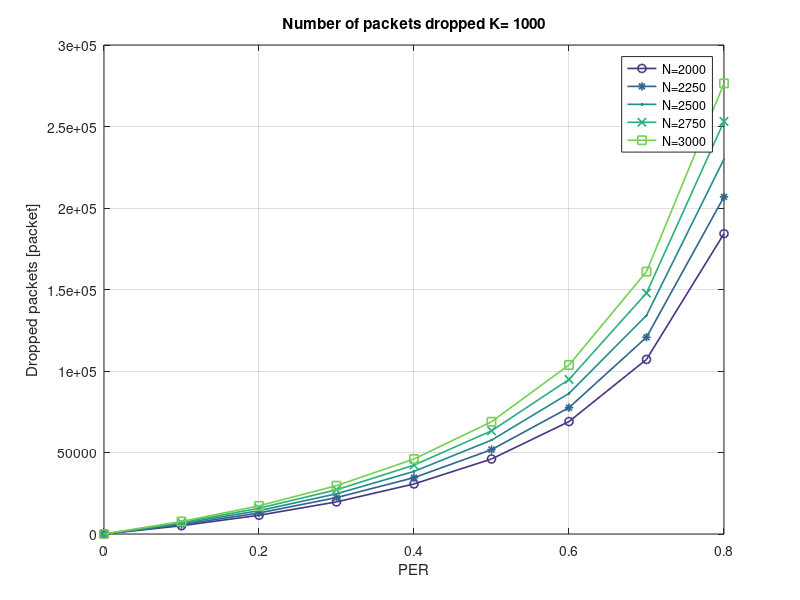
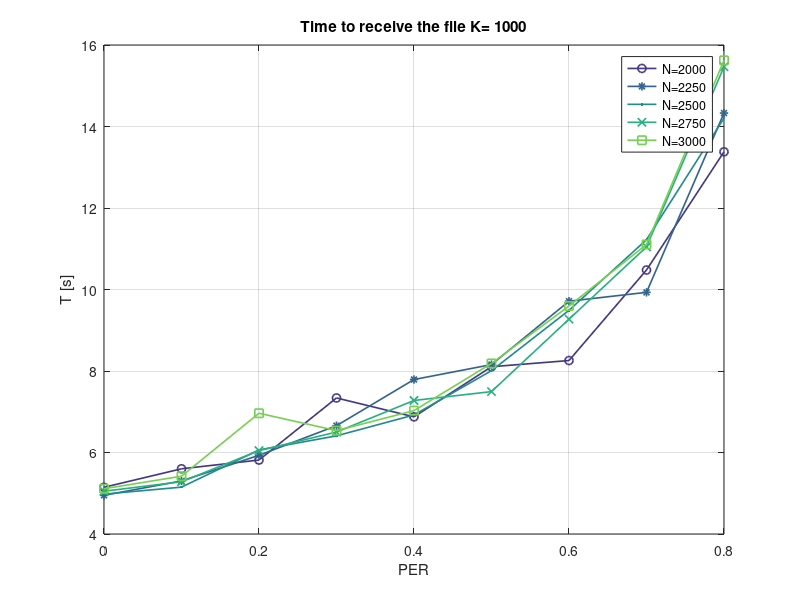
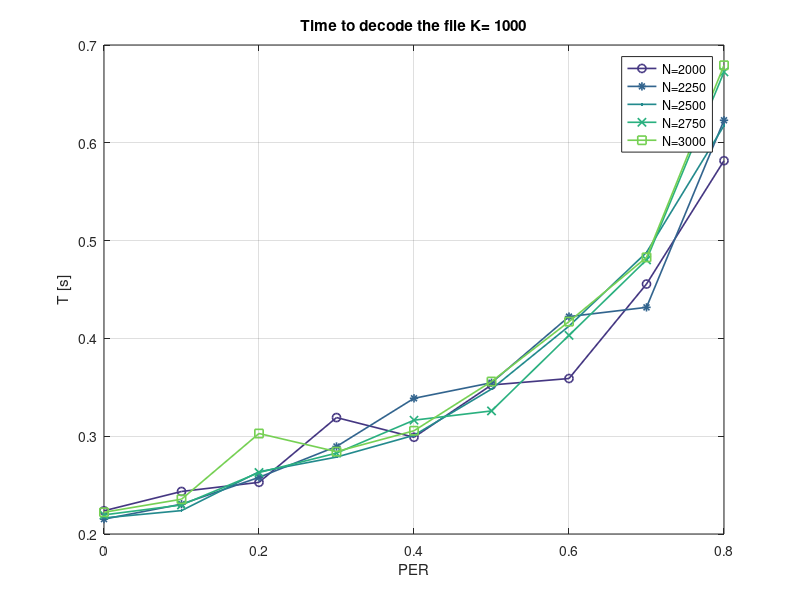
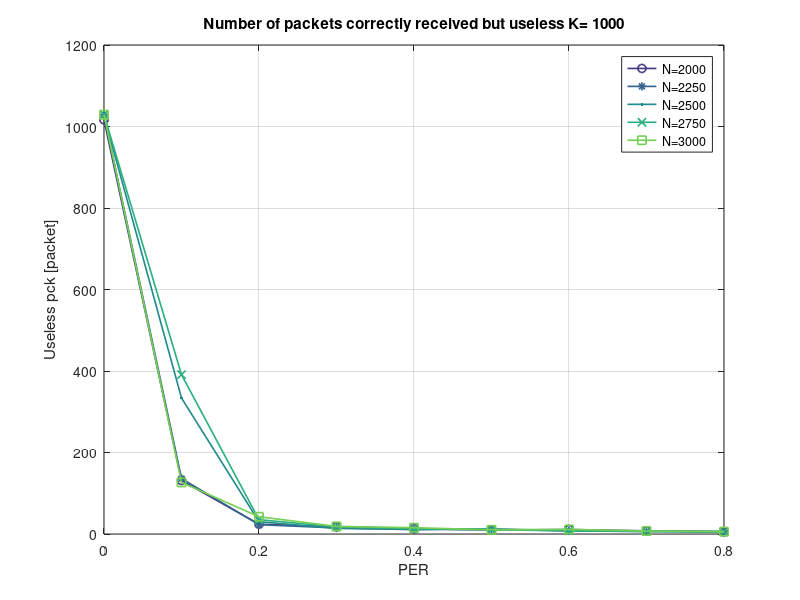

Here is the MATLAB script that generated these plots, in order:
clear all;
close all hidden;

color_matrix = colormap;
markers = {'+-','o-','*-','.-','x-','s-','d-','^-','v-','>-','<-','p-','h-'};
markersize = 6; % 3 is best for tikz
linewidth = 1.2;
%% LT RX
%%dectime	rxtime	totrxpck droppck	rxpck	uselesspck PER_estimate PER	K_TB_SIZE N_TB_SIZE
data_LT_rx=importdata('./data/data_LT_rx_1.txt',' ');
Nmc=10; %number of Montecarlo trials for each tuple of PER-K-N
PERs=unique(data_LT_rx(:,8));
Ks=unique(data_LT_rx(:,9));
increments=unique(data_LT_rx(find(data_LT_rx(:,9)==Ks(1)),10))-Ks(1);
for i=1:length(PERs)
    for j=1:length(Ks)
        for k=1:length(increments)
    data_PER_K_N_rx=[];
    data_PER_K_N_rx=data_LT_rx(find(data_LT_rx(:,8)==PERs(i) & data_LT_rx(:,9)==Ks(j) & data_LT_rx(:,10)==(Ks(j)+increments(k))),:);
    dectime_LT(i,j,k)=mean(data_PER_K_N_rx(:,1));
    rxtime_LT(i,j,k)=mean(data_PER_K_N_rx(:,2));
    totrxpck_LT(i,j,k)=mean(data_PER_K_N_rx(:,3));
    droppck_LT(i,j,k)=mean(data_PER_K_N_rx(:,4));
    rxpck_LT(i,j,k)=mean(data_PER_K_N_rx(:,5));
    uselesspck_LT(i,j,k)=mean(data_PER_K_N_rx(:,6));
    PER_estimate_LT(i,j,k)=mean(data_PER_K_N_rx(:,7));
        end
    end
end

for j=1:length(Ks)
    figure();
    for k=1:length(increments)
        plot(PERs,squeeze(droppck_LT(:,j,k)), markers{mod(k, numel(markers)) + 1}, 'Color', color_matrix(mod(k*10, size(color_matrix, 1)) + 1,:), ...
				'LineWidth', linewidth, 'MarkerSize', markersize)
        title(['Number of packets dropped K= ', num2str(Ks(j))]);
        hold all;
    end
    grid on;
    xlabel('PER');
	ylabel('Dropped packets [packet]');
    str=[cellstr(num2str((Ks(j)+increments), 'N=%-d'))']';
    for i=1:length(str(:,1))
        str_legend(i)=cellstr(strjoin(str(i,:)));
    end
    legend(str_legend');
    
    figure();
    for k=1:length(increments)
        plot(PERs,squeeze(rxtime_LT(:,j,k)), markers{mod(k, numel(markers)) + 1}, 'Color', color_matrix(mod(k*10, size(color_matrix, 1)) + 1,:), ...
				'LineWidth', linewidth, 'MarkerSize', markersize)
        title(['Time to receive the file K= ', num2str(Ks(j))]);
        hold all;
    end
    grid on;
    xlabel('PER');
	ylabel('T [s]')
    str=[cellstr(num2str((Ks(j)+increments), 'N=%-d'))']';
    for i=1:length(str(:,1))
        str_legend(i)=cellstr(strjoin(str(i,:)));
    end
    legend(str_legend');
    
    figure();
    for k=1:length(increments)
        plot(PERs,squeeze(dectime_LT(:,j,k)), markers{mod(k, numel(markers)) + 1}, 'Color', color_matrix(mod(k*10, size(color_matrix, 1)) + 1,:), ...
				'LineWidth', linewidth, 'MarkerSize', markersize)
        title(['Time to decode the file K= ', num2str(Ks(j))]);
        hold all;
    end
    grid on;
    xlabel('PER');
	ylabel('T [s]');
    str=[cellstr(num2str((Ks(j)+increments), 'N=%-d'))']';
    for i=1:length(str(:,1))
        str_legend(i)=cellstr(strjoin(str(i,:)));
    end
    legend(str_legend');
    
    figure();
    for k=1:length(increments)
        plot(PERs,squeeze(uselesspck_LT(:,j,k)), markers{mod(k, numel(markers)) + 1}, 'Color', color_matrix(mod(k*10, size(color_matrix, 1)) + 1,:), ...
				'LineWidth', linewidth, 'MarkerSize', markersize);
        title(['Number of packets correctly received but useless K= ', num2str(Ks(j))]);
        hold all;
    end
    grid on;
    xlabel('PER');
	ylabel('Useless pck [packet]')
    str=[cellstr(num2str((Ks(j)+increments), 'N=%-d'))']';
    for i=1:length(str(:,1))
        str_legend(i)=cellstr(strjoin(str(i,:)));
    end
    legend(str_legend');
end
%% LT TX
%sent infile time goodput throughput	PER_estimate PER	K_TB_SIZE	N_TB_SIZE
data_LT_tx=importdata('./data/data_LT_tx_1.txt',' ');
Nmc=10; %number of Montecarlo trials for each tuple of PER-K-N
PERs=unique(data_LT_tx(:,7));
Ks=unique(data_LT_tx(:,8));
increments=unique(data_LT_tx(find(data_LT_tx(:,8)==Ks(1)),9))-Ks(1);

for i=1:length(PERs)
    for j=1:length(Ks)
        for k=1:length(increments)
            data_PER_K_N_tx=[];
            data_PER_K_N_tx=data_LT_tx(find(data_LT_tx(:,7)==PERs(i) & data_LT_tx(:,8)==Ks(j) & data_LT_tx(:,9)==(Ks(j)+increments(k))),:);
            sent_LT(i,j,k)=mean(data_PER_K_N_tx(:,1));
            time_LT(i,j,k)=mean(data_PER_K_N_tx(:,3));
            goodput_LT(i,j,k)=mean(data_PER_K_N_tx(:,4));
            throughput_LT(i,j,k)=mean(data_PER_K_N_tx(:,5));
            PER_estimate_LT(i,j,k)=mean(data_PER_K_N_tx(:,6));
        end
    end
end

for j=1:length(Ks)
    figure();
    for k=1:length(increments)
        plot(PERs,squeeze(goodput_LT(:,j,k)), markers{mod(k, numel(markers)) + 1}, 'Color', color_matrix(mod(k*10, size(color_matrix, 1)) + 1,:), ...
				'LineWidth', linewidth, 'MarkerSize', markersize)
        title(['Goodput K= ', num2str(Ks(j))]);
        hold all;
    end
    grid on;
    xlabel('PER');
	ylabel('Goodput [Mbit/s]')
    str=[cellstr(num2str((Ks(j)+increments), 'N=%-d'))']';
    for i=1:length(str(:,1))
        str_legend(i)=cellstr(strjoin(str(i,:)));
    end
    legend(str_legend');
    
    figure();
    for k=1:length(increments)
        plot(PERs,squeeze(throughput_LT(:,j,k)), markers{mod(k, numel(markers)) + 1}, 'Color', color_matrix(mod(k*10, size(color_matrix, 1)) + 1,:), ...
				'LineWidth', linewidth, 'MarkerSize', markersize)
        title(['Throughput K= ', num2str(Ks(j))]);
        hold all;
    end
    grid on;
    xlabel('PER');
	ylabel('Throughput [Mbit/s]')
    str=[cellstr(num2str((Ks(j)+increments), 'N=%-d'))']';
    for i=1:length(str(:,1))
        str_legend(i)=cellstr(strjoin(str(i,:)));
    end
    legend(str_legend');
    
    figure();
    for k=1:length(increments)
        plot(PERs,squeeze(PER_estimate_LT(:,j,k)), markers{mod(k, numel(markers)) + 1}, 'Color', color_matrix(mod(k*10, size(color_matrix, 1)) + 1,:), ...
				'LineWidth', linewidth, 'MarkerSize', markersize)
        title(['PER estimated @TX K= ', num2str(Ks(j))]);
        hold all;
    end
    grid on;
    xlabel('PER');
	ylabel('PER estimate');
    str=[cellstr(num2str((Ks(j)+increments), 'N=%-d'))']';
    for i=1:length(str(:,1))
        str_legend(i)=cellstr(strjoin(str(i,:)));
    end
    legend(str_legend');
end
